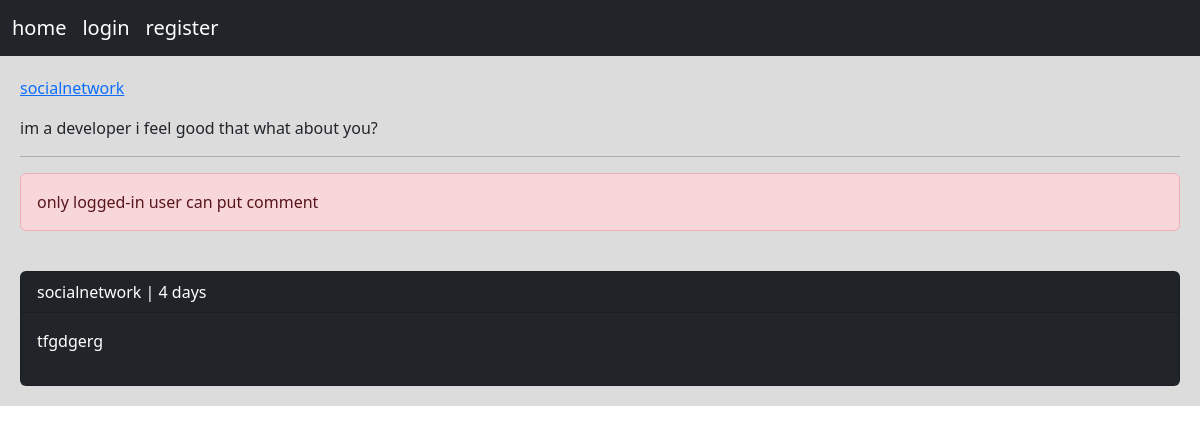
The app's page /post/8/im-a-developer-i-feel-good-th/ with its own data.
### home/models.py (models this page shows, shortened)
class Post(models.Model):
    user = models.ForeignKey(User, on_delete=models.CASCADE)
    created = models.DateTimeField(auto_now_add=True)
    slug = models.SlugField()
    body = models.TextField()
    updated = models.DateTimeField(auto_now=True)
    class Meta:
        ordering = ('-created',)

class Comment(models.Model):
    user = models.ForeignKey(User, on_delete=models.CASCADE, related_name='ucomment')
    post = models.ForeignKey(Post, on_delete=models.CASCADE, related_name='pcomment')
    replay = models.ForeignKey('Comment', on_delete=models.CASCADE, related_name='rcomment', blank=True, null=True)
    is_replay = models.BooleanField(default=False)
    body = models.TextField(max_length=400)
    created = models.DateTimeField(auto_now_add=True)

### home/views.py (the view, shortened to what this page needs)
# urls.py: path('post/<int:post_id>/<slug:post_slug>/', views.PostDetailView.as_view(), name='post_detail'),
class PostDetailView(View):
    form_class = CommentCreatForm
    form_class_replay = ReplyCommentForm
    def setup(self, request, *args, **kwargs):
        self.post_instance = get_object_or_404(Post, pk=kwargs['post_id'], slug=kwargs['post_slug'])
        return super().setup(request, *args, **kwargs)
    def get(self, request, *args, **kwargs):
        comments = self.post_instance.pcomment.filter(is_replay=False)
        return render(request, 'home/detail.html', {'post': self.post_instance, 'comments': comments,
                                                    'form': self.form_class, 'replay_form': self.form_class_replay})

### home/templates/home/detail.html (shortened to what this page needs)
{% extends 'base.html' %}
{% block content %}
    <p><a href="{% url 'user_profile' post.user.id %}">{{ post.user }}</a></p>
    <p>{{ post.body }}</p><hr>
    {% if request.user.is_authenticated %}
        <a href="{% url 'post_like' post.id %}" class="btn btn-primary">Like {{ post.liks_count }}</a>
        <form action="" method="post">
            {% csrf_token %}
            {{ form.as_p }}
            <input type="submit" value="send">
        </form><br>
    {% else %}
        <p class="alert alert-danger">only logged-in user can put comment</p>
    {% endif %}
    {% for comment in comments %}<br>
        <div class="card bg-dark text-white">
            <p class="card-header">{{ comment.user }} | {{ comment.created|timesince }}</p>
            <p class="card-body">{{ comment.body }}</p>
        </div>
    {% empty %}
        <p>no comment yet</p>
    {% endfor %}
{% endblock %}

### records on screen
Post: user "socialnetwork", body "im a developer i feel good that what about you?"
Comment: user "socialnetwork", created "4 days", body "tfgdgerg"
